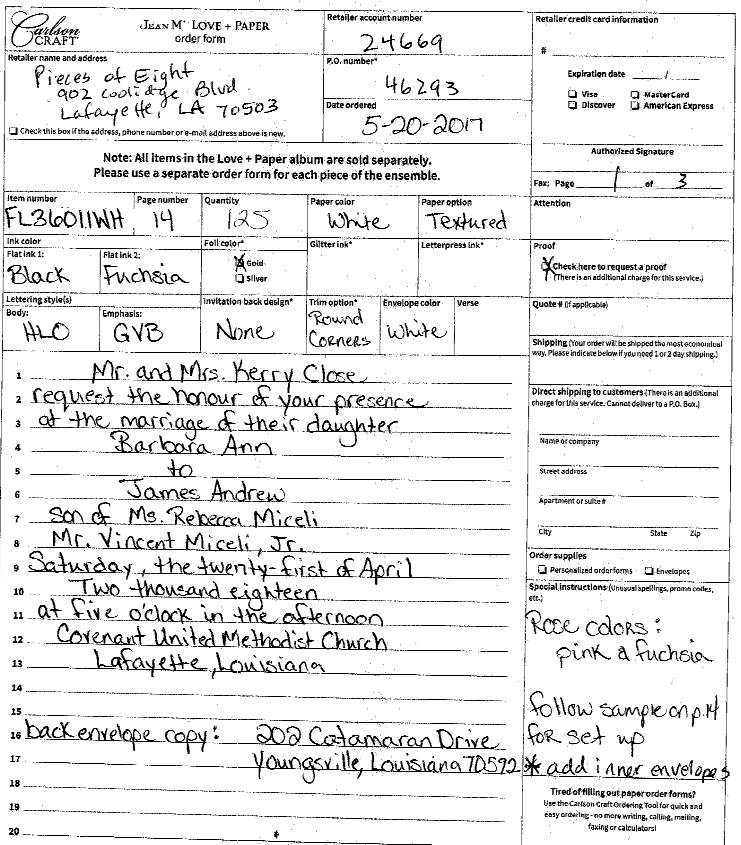
#> input picture notebooks/resources/hw.png, 741 x 845 px
$ jupyter execute textdetect.ipynb   (older library calls are emulated)
#> lines starting #> are read from the running program, lines starting #| are printed output that depends on the picture; after the words box and inside, x2 and y2 are one past the last pixel; in counts of white or black regions, pixels touching at a corner belong together
[cell 1]
import sys
import os
import cv2
import numpy as np
from IPython.display import Image as img_display

[cell 2]
print('\ndetect_er_chars.py')
print('       A simple demo script using the Extremal Region Filter algorithm described in:')
print('       Neumann L., Matas J.: Real-Time Scene Text Localization and Recognition, CVPR 2012\n')

[cell 3]
pathname='./resources' #os.path.dirname(sys.argv[0])
file=pathname+'/'+'hw.png'
# display in IPython
# img_display(filename=file)

[cell 4]
img = cv2.imread(file)#(str(sys.argv[1]))
#> img is the input picture: shape (845, 741, 3); mean B, G, R 232.3, 232.3, 232.3
gray= cv2.imread(file,0)#(str(sys.argv[1]),0)

[cell 5]
# apply blur
gray=cv2.GaussianBlur(gray, (3,3), 0)
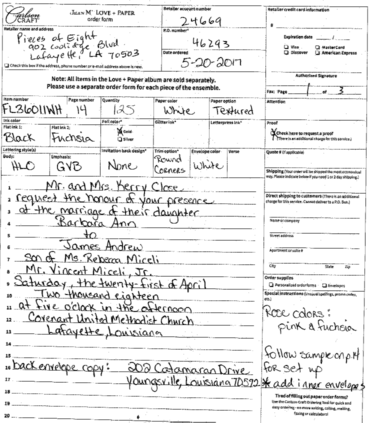
#> gray: shape (845, 741) (shown at 1/2 size); min 0, max 255, mean 232.3
cv2.imwrite(pathname+"/blur.png",gray)
img_display(filename=pathname+"/blur.png")

[cell 6]
# invert color
# gray=cv2.bitwise_not(gray)
# cv2.imwrite(pathname+"/bitwise.png",gray)
# img_display(filename=pathname+"/bitwise.png")

[cell 7]
# Apply dilation and erosion to remove some noise
kernel =np.ones((1,1),np.uint8)
gray=cv2.dilate(gray,kernel,iterations=1)
gray=cv2.erode(gray,kernel,iterations=1)
cv2.imwrite(pathname+"/removed_noise.png",gray)
img_display(filename=pathname+"/removed_noise.png")

[cell 8]
# [7 lines of commented-out code are left out]

[cell 9]
# [5 lines of commented-out code are left out]

[cell 10]
# MSER to detect regions
# mser = cv2.MSER_create(1,25,200)
mser = cv2.MSER_create(1,20,80,1)
regions,_ = mser.detectRegions(gray)
#> regions = 10445 items
rects=[cv2.boundingRect(p.reshape(-1,1,2)) for p in regions]
#> rects = 10445 items, first 6: (4, 134, 1, 20), (4, 133, 1, 21), (3, 133, 2, 21), (4, 72, 1, 28), (4, 72, 1, 29), (4, 71, 1, 30)

[cell 11]
# draw hull lines
linesImg=img.copy()
# hulls = [cv2.convexHull(p.reshape(-1, 1, 2)) for p in regions]
# cv2.polylines(linesImg, hulls, 1, (0, 255, 0))
for i,rect in enumerate(rects):
    cv2.rectangle(linesImg,rect[0:2],(rect[0]+rect[2],rect[1]+rect[3]),(0,255,0),1)
#> this loop made 10445 passes
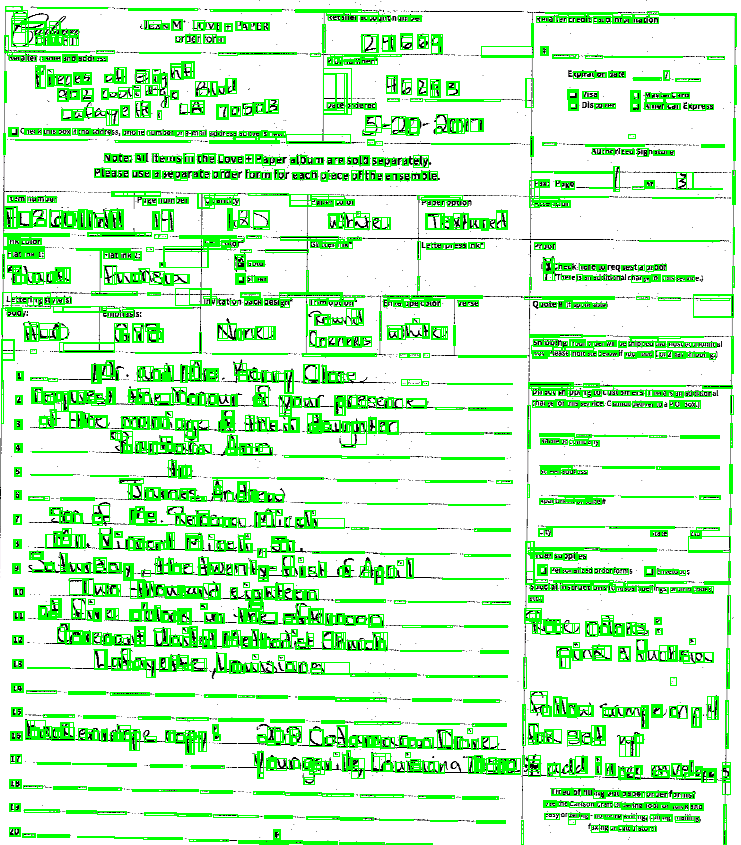
#> linesImg: shape (845, 741, 3); 16.89% of pixels changed, all inside (x1, y1, x2, y2) = (1, 6, 737, 845)
cv2.imwrite(pathname+"/linesImg.png",linesImg)
img_display(filename=pathname+"/linesImg.png")

[cell 12]
# draw rectangles
for i,rect in enumerate(rects):
        width=rect[2]
        height=rect[3]
        if width>1 and height>1 and (width/height<7.0) and (height/width<7.0):
            #print(str(width)+" "+str(height))
            #cv2.rectangle(gray,(0,0),(10,20),(0,255,0),2)
            offset=0
            (top,left)=(rect[0]-offset,rect[1]-offset)
            cv2.rectangle(gray,(top,left),(rect[0]+rect[2]+2*offset,rect[1]+rect[3]+2*offset),(0,0,0),-1)
#> this loop made 10445 passes
#> (rect, width, height, top, left) on passes 11 to 18: ((6, 209, 4, 15), 4, 15, 6, 209), ((6, 209, 4, 18), 4, 18, 6, 209), ((6, 209, 6, 18), 6, 18, 6, 209), ((5, 209, 7, 18), 7, 18, 5, 209), ((5, 207, 8, 20), 8, 20, 5, 207), ((5, 206, 11, 21), 11, 21, 5, 206), ((5, 206, 11, 21), 11, 21, 5, 206), ((5, 206, 11, 21), 11, 21, 5, 206)
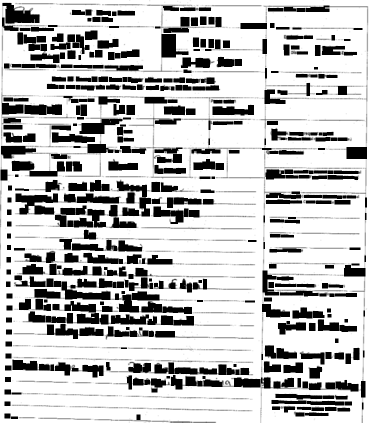
#> gray: shape (845, 741) (shown at 1/2 size); min 0, max 255, mean 191.4

cv2.imwrite(pathname+"/filled.png",gray)
img_display(filename=pathname+"/filled.png")

[cell 13]
# detect black blocks
bgr=cv2.cvtColor(gray,cv2.COLOR_GRAY2RGB)
gray=cv2.cvtColor(bgr, cv2.COLOR_BGR2HSV)
#> gray: shape (845, 741, 3); mean H, S, V 0, 0, 191.4
# colours=['yellow','orange','red','green','black','white']
# lowers=[[30,255,255],[15,255,255],[6,255,255],[0,0,0],[0, 0, 205]]
# uppers=[[20,100,100],[5,100,100],[0,100,100],[180, 10, 50],[180, 10, 255]]

lower=np.array([0, 0, 0],np.uint8)
upper=np.array([180, 10, 50],np.uint8)
separated=cv2.inRange(gray,lower,upper)
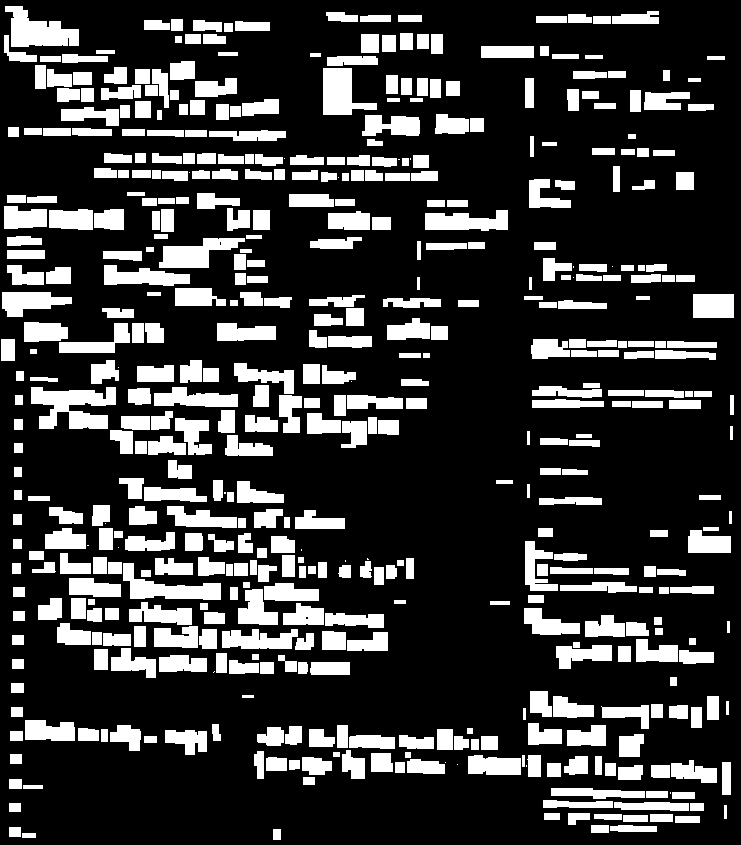
#> separated: shape (845, 741); 22.5% white; 504 white regions (22 under 20 px)

#this bit draws a red rectangle around the detected region
im2,contours,hierarchy=cv2.findContours(separated,cv2.RETR_LIST,cv2.CHAIN_APPROX_SIMPLE)
#> contours = 506 contours, 24 with area under 20; largest, box (x1, y1, x2, y2) and area: (31, 387, 116, 429) 2034, (5, 6, 79, 47) 1680, (123, 563, 221, 600) 1448, (323, 68, 377, 115) 1426, (159, 238, 245, 268) 1332
max_area = 0
largest_contour = None
outImg=img.copy()

for idx, contour in enumerate(contours):
    area = cv2.contourArea(contour)
    # if area > max_area:
    max_area = area
    largest_contour=contour
    if largest_contour is not None:
        moment = cv2.moments(largest_contour)
        # [24 lines of commented-out code are left out]

        rect = cv2.boundingRect(largest_contour)
        (height,width)=(rect[2],rect[3])
        area=cv2.contourArea(largest_contour)
        if (height>1.0 and width>1.0 and ((width/height)<6) and ((height/width)<6) and area>100):
            # print(cv2.contourArea(largest_contour))
            x,y,w,h = rect
            offset=0
            cropped = outImg[y:y+h,x:x+w]
            outfile="{0}/corp_chars/{1}_{2}_{3}_{4}_{5}.png".format(pathname,idx,x,y,w,h)
            cv2.imwrite(outfile,cropped)
            cv2.rectangle(img,(x-offset,y-offset),(x+w+2*offset,y+h+2*offset),(0,255,0),1)
#> this loop made 506 passes
#> (max_area, largest_contour, height, width, x, y, w) on passes 5, 6, 7, 8, 17: (119, [[591, 825], [591, 832], [608, 832], [608, 825]], 18, 8, 591, 825, 18), (144, [[675, 816], [675, 822], [699, 822], [699, 816]], 25, 7, 675, 816, 25), (144, [[623, 815], [623, 821], [647, 821], [647, 815]], 25, 7, 623, 815, 25), (154, [[650, 814], [650, 821], [672, 821], [672, 814]], 23, 8, 650, 814, 23), (132, [[672, 792], [672, 798], [694, 798], [694, 792]], 23, 7, 672, 792, 23)
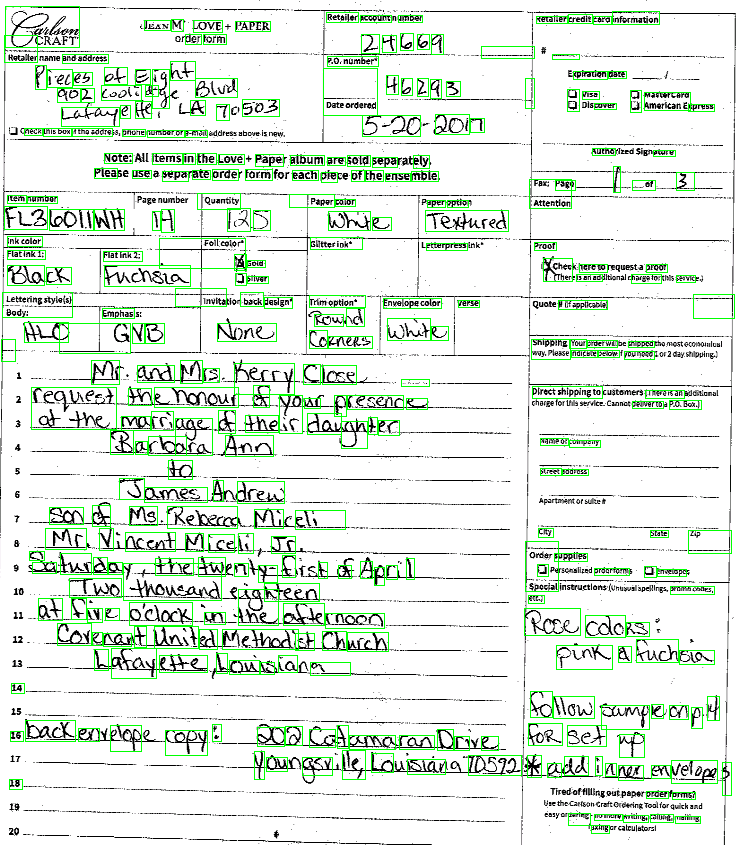
#> img: shape (845, 741, 3); 4.69% of pixels changed, all inside (x1, y1, x2, y2) = (1, 6, 735, 834)

cv2.imwrite(pathname+"/result.png",img)
img_display(filename=pathname+"/result.png")

$ run again, with notebooks/resources/fax1.png copied over notebooks/resources/hw.png
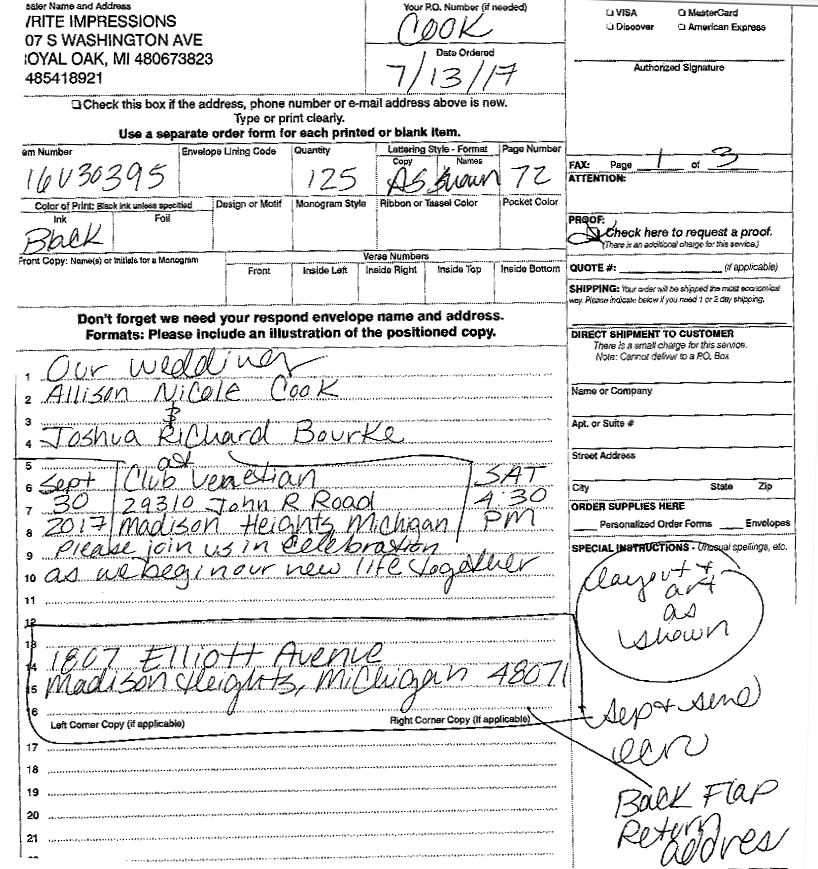
#> input picture notebooks/resources/fax1.png, 818 x 869 px
#> img is the input picture: shape (869, 818, 3); mean B, G, R 231.3, 231.3, 231.3
#> regions = 10170 items
#> rects = 10170 items, first 6: (19, 458, 16, 2), (19, 458, 16, 2), (19, 458, 17, 2), (19, 458, 17, 2), (19, 458, 17, 2), (18, 458, 18, 2)
#> the loop `for i,rect in enumerate(rects):` made 10170 passes
#> after the loop `for i,rect in enumerate(rects):`:
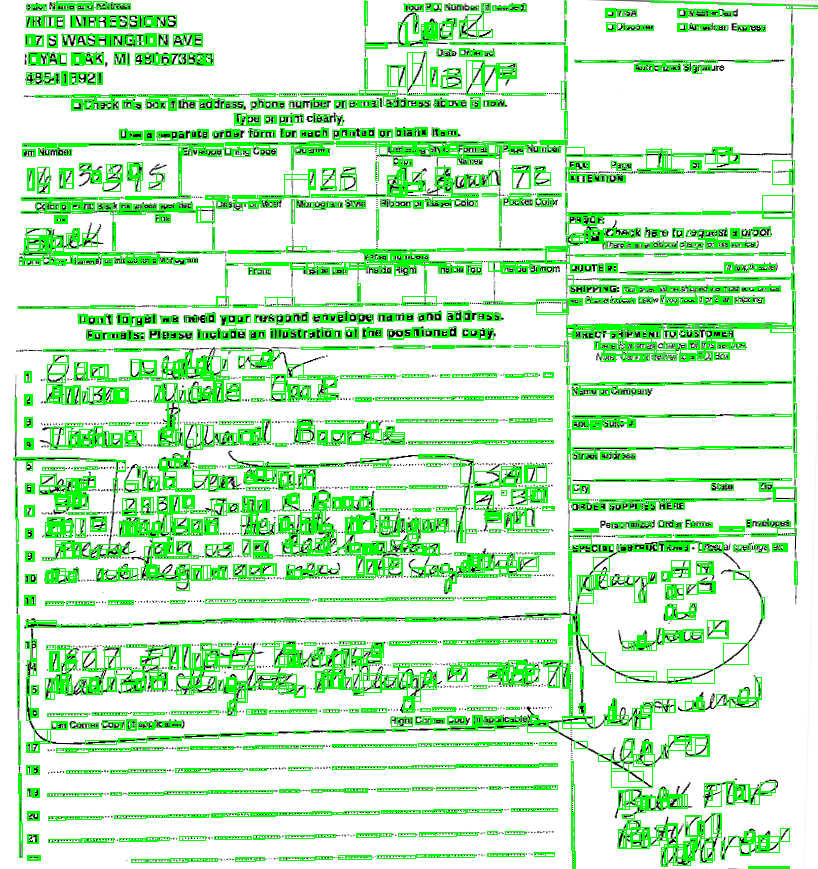
#> linesImg: shape (869, 818, 3); 16.74% of pixels changed, all inside (x1, y1, x2, y2) = (14, 1, 818, 869)
#> the loop `for i,rect in enumerate(rects):` made 10170 passes
#> (rect, width, height, top, left) on passes 15, 17, 18, 19, 20, 21, 22, 23: ((116, 461, 9, 9), 9, 9, 116, 461), ((116, 460, 9, 11), 9, 11, 116, 460), ((113, 479, 4, 13), 4, 13, 113, 479), ((113, 478, 4, 14), 4, 14, 113, 478), ((107, 550, 11, 5), 11, 5, 107, 550), ((107, 550, 11, 5), 11, 5, 107, 550), ((106, 549, 13, 6), 13, 6, 106, 549), ((99, 549, 21, 7), 21, 7, 99, 549)
#> separated: shape (869, 818); 25.2% white; 642 white regions (24 under 20 px)
#> contours = 651 contours, 31 with area under 20; largest, box (x1, y1, x2, y2) and area: (618, 813, 722, 867) 2898, (119, 495, 195, 581) 2836, (351, 642, 437, 713) 2364, (119, 352, 230, 404) 2324, (278, 492, 337, 556) 2271
#> the loop `for idx, contour in enumerate(contours):` made 651 passes
#> (max_area, largest_contour, height, width, x, y, w) on pass 23: (104, [[179, 836], [179, 840], [205, 840], [205, 836]], 27, 5, 179, 836, 27)
#> after the loop `for idx, contour in enumerate(contours):`:
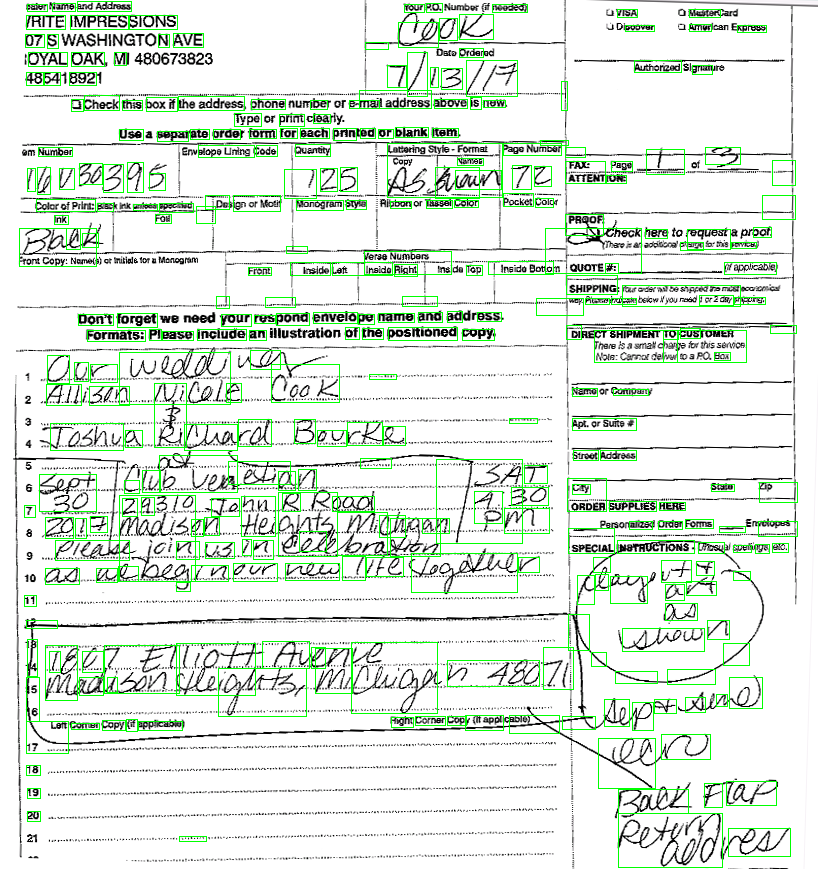
#> img: shape (869, 818, 3); 4.47% of pixels changed, all inside (x1, y1, x2, y2) = (19, 1, 798, 868)
